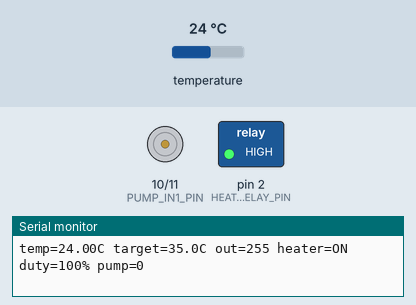
A sketch run on a simulated Arduino Uno, built with avr-gcc and run on an emulated ATmega328P. Shown: motor-driver pin pairs drawn as motors (green arrow = first pin HIGH = forward, orange = second pin HIGH = backward, longer = more drive), switched loads named in the sketch (green lamp = pin HIGH), the last lines printed to the serial monitor. The inputs (shaded band) are chosen by the test bench; at power-on: temperature 24 °C.

Above: at 2.4 s.
2.5 s: temperature set to 33 °C
At 4.6 s:
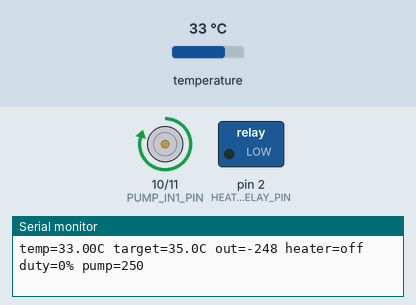
6.2 s: temperature set to 28 °C
At 7.94 s:
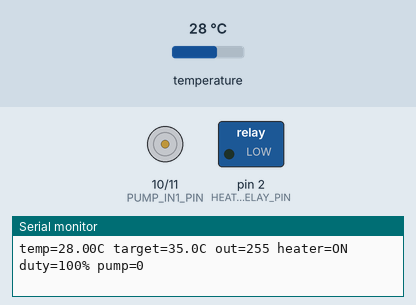
9.5 s: temperature set to 27.3 °C
11.0 s: temperature set to 33 °C
At 13.2 s:
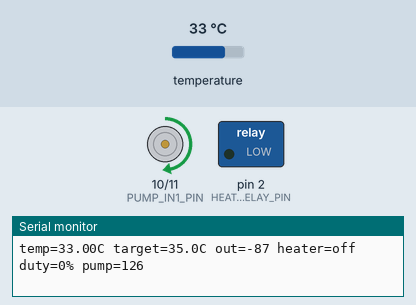
14.7 s: temperature set to 12 °C
At 16.9 s:
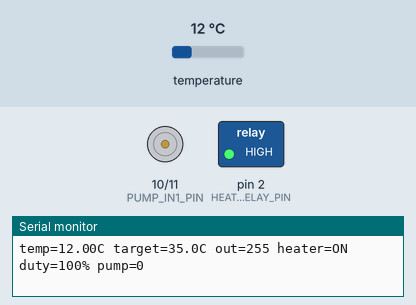
Timing chart, 0 to 18.4 s (numbered marks = the images above; inputs shaded):
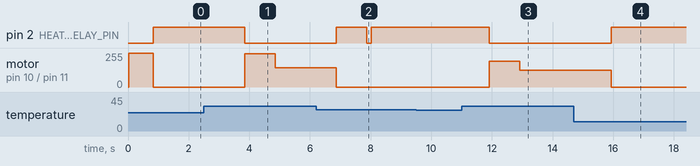

Measured:
- after the input at 2.5 s, pin 2 (HEATER_RELAY_PIN): HIGH → LOW after 1.4 s; motor on pin 10 (PUMP_IN1_PIN) / pin 11 (PUMP_IN2_PIN): stopped → forward 250/255 after 1.4 s, → forward 146/255 1.0 s later, → forward 145/255 1.0 s later
- after the input at 6.2 s, pin 2 (HEATER_RELAY_PIN): LOW → HIGH after 0.66 s, → LOW 1.0 s later, → HIGH 0.15 s later
- after the input at 11.0 s, pin 2 (HEATER_RELAY_PIN): HIGH → LOW after 0.92 s; motor on pin 10 (PUMP_IN1_PIN) / pin 11 (PUMP_IN2_PIN): stopped → forward 193/255 after 0.92 s, → forward 126/255 1.0 s later, → forward 125/255 1.0 s later
- after the input at 14.7 s, pin 2 (HEATER_RELAY_PIN): LOW → HIGH after 1.2 s

The sketch:

temperature_controller.ino
```cpp
// Physical aluminium-plate temperature control system
// Arduino + DS18B20 (OneWire) probe
//         + silicone heater pad driven through a relay module
//         + coolant pump driven through a DRV8833 low-voltage motor driver
//
// TWO actuators, ONE PID, SPLIT-RANGE output:
//
//        -255 ............. 0 ............. +255
//     full cooling       neither         full heat
//      (pump PWM)      (both off)     (heater relay)
//
// A single PID computes one "thermal demand" number. Positive demand runs the
// heater, negative demand runs the coolant pump, and neither runs at zero. The
// split guarantees the two actuators can never fight each other (heating and
// cooling simultaneously), which is what would happen if you gave each one its
// own independent loop.
//
// NOTE: this is a rework of the earlier revision of this sketch, where the
// heater ran at constant power and was NOT wired to the Arduino (single
// actuator, PID in REVERSE mode modulating only cooling). Because the heater
// is software-controlled now:
//   - The PID is DIRECT, not REVERSE. Output rises when the plate is too COLD.
//   - The fail-safe inverts. Previously a fault meant "pump to max" because the
//     heater could not be switched off. Now the primary safe action is to CUT
//     THE HEATER; max pump is only the secondary action.
//   - You no longer need the coolant loop to out-cool the heater at full power, since
//     the heat input is now modulated. The pump only has to reject the residual
//     heat while the heater is off.
//
// The heater relay is driven by time-proportional control ("slow PWM"): the
// PID's heat demand becomes an on-fraction of a multi-second window. You must
// NOT analogWrite() a mechanical relay -- at 490 Hz it would buzz, never fully
// close, and destroy its contacts in minutes. The window plus a minimum dwell
// time keeps switching down to a couple of transitions per window, which the
// plate's thermal mass smooths out.

#include <OneWire.h>
#include <DallasTemperature.h>
#include <PID_v1.h>

// ---------------- Pins (match the confirmed physical wiring) ----------------
const int ONE_WIRE_BUS     = 4;  // DS18B20 data pin (needs 4.7k pull-up to 5V)
const int HEATER_RELAY_PIN = 2;  // relay module signal in -> silicone heater pad
const int PUMP_IN1_PIN     = 10; // PWM -> DRV8833 IN1 (pump speed)
const int PUMP_IN2_PIN     = 11; // DRV8833 IN2, held LOW in software (fixed direction)

// DFRobot relay modules are ACTIVE HIGH: a HIGH on the signal pin energises the
// coil and connects COM to NO. (This is the opposite of the cheap blue
// opto-isolated SRD-05VDC modules, which are active LOW -- if you ever swap the
// module out, re-check this.) Active high is the safer polarity here: an Arduino
// that is reset, unprogrammed, or unpowered leaves the pin low, so the heater
// defaults to off.
// Verify it anyway with the click test in the commissioning notes below. Getting
// this backwards means the pad runs at 100% whenever the sketch thinks it is
// off, including during a fault.
const bool RELAY_ACTIVE_LOW = false;

// ---------------- Setpoint ----------------
double targetTempC = 35.0; // adjustable setpoint
const double MAX_SETPOINT_C = 45.0;

// ---------------- Safety limits ----------------
// Backstop sits well above the setpoint so ordinary tuning overshoot does not
// trip it, but far below anything that would damage the pad, tubing or plate.
const double MAX_SAFE_TEMP_C = 55.0;

// Plausible-reading window. Anything outside this is treated as a sensor fault
// rather than a real temperature.
const double MIN_PLAUSIBLE_C = -10.0;
const double MAX_PLAUSIBLE_C = 120.0;

// If no valid reading arrives within this long, assume the sensor died mid-run
// (cut cable, loose pull-up) and fail safe even though the last value looked OK.
const unsigned long SENSOR_TIMEOUT_MS = 3000;

// ---------------- Heater relay: time-proportional control ----------------
const unsigned long HEATER_WINDOW_MS   = 4000; // one full on/off cycle
const unsigned long MIN_RELAY_DWELL_MS = 500;  // shortest on OR off period
unsigned long windowStartMs = 0;
bool heaterOn = false;

// ---------------- Coolant pump ----------------
// Small 3V submersible pumps stall below roughly a quarter duty: they hum and
// draw current without moving water. Map any non-zero cooling demand into
// [MIN_PUMP_PWM, 255] so "a little cooling" is still real flow.
// Find your pump's actual stall point by hand before trusting this number.
const int MIN_PUMP_PWM = 60;

// ---------------- Sensor ----------------
OneWire oneWire(ONE_WIRE_BUS);
DallasTemperature sensors(&oneWire);

// DS18B20 at 12-bit resolution needs ~750 ms per conversion. We do NOT block
// for it: blocking would freeze the relay window and smear its timing. Instead
// we kick off a conversion, carry on running the control loop, and collect the
// result once it is ready.
const unsigned long CONVERSION_MS = 800;
bool conversionPending = false;
unsigned long conversionStartMs = 0;
unsigned long lastGoodReadingMs = 0;
bool haveReading = false;

// ---------------- PID ----------------
double currentTempC  = 0.0;
double controlOutput = 0.0; // -255 (full cool) .. +255 (full heat)

// Starting points only -- tune against your own rig (see notes at the bottom).
// Error is in degrees C, so Kp = 60 means 1 C below setpoint asks for roughly
// 24% heater duty, and the heater saturates around 4.3 C of error.
double Kp = 60.0, Ki = 0.6, Kd = 15.0;

// DIRECT: output rises as the measured temperature falls below the setpoint,
// i.e. too cold -> more heat. The cooling half of the range is reached by the
// output going negative when the plate overshoots, so there is no need for the
// REVERSE trick the single-actuator version used.
PID tempPID(&currentTempC, &controlOutput, &targetTempC, Kp, Ki, Kd, DIRECT);

// ---------------- Actuator helpers ----------------
void setHeater(bool on) {
  heaterOn = on;
  if (RELAY_ACTIVE_LOW) {
    digitalWrite(HEATER_RELAY_PIN, on ? LOW : HIGH);
  } else {
    digitalWrite(HEATER_RELAY_PIN, on ? HIGH : LOW);
  }
}

void setPump(int pwm) {
  if (pwm < 0)   pwm = 0;
  if (pwm > 255) pwm = 255;
  analogWrite(PUMP_IN1_PIN, pwm);
}

void setup() {
  Serial.begin(9600);

  // Write the OFF level BEFORE switching the pin to an output. On AVR the port
  // register defaults to 0, so pinMode(OUTPUT) drives the pin LOW -- harmless on
  // the active-high DFRobot module (LOW is off), but a momentary heater-ON pulse
  // at every reset if RELAY_ACTIVE_LOW is ever flipped back to true. Setting the
  // register while the pin is still an input makes this correct either way.
  digitalWrite(HEATER_RELAY_PIN, RELAY_ACTIVE_LOW ? HIGH : LOW);
  pinMode(HEATER_RELAY_PIN, OUTPUT);
  setHeater(false);

  pinMode(PUMP_IN1_PIN, OUTPUT);
  pinMode(PUMP_IN2_PIN, OUTPUT);
  // IN2 low + PWM on IN1 = one fixed direction, coasting between PWM pulses.
  // The pin is wired to the Arduino rather than to GND, so it must be driven
  // low here; leaving it floating would let the driver brake or reverse.
  digitalWrite(PUMP_IN2_PIN, LOW);
  setPump(0);

  sensors.begin();
  sensors.setResolution(12);
  sensors.setWaitForConversion(false); // non-blocking reads

  if (sensors.getDeviceCount() == 0) {
    Serial.println("WARNING: no DS18B20 found on pin 4 -- check the 4.7k pull-up to 5V");
  }

  tempPID.SetMode(AUTOMATIC);
  tempPID.SetOutputLimits(-255, 255); // negative half = cooling, positive = heating
  tempPID.SetSampleTime(1000);        // ms; the plate is thermal, so 1 Hz is sufficient

  windowStartMs = millis();
  sensors.requestTemperatures();
  conversionStartMs = millis();
  conversionPending = true;
}

// Cut heat, run the pump flat out, and park the PID. Used for both sensor
// faults and the over-temperature backstop.
void failSafe(const char *reason) {
  setHeater(false);
  setPump(255);
  controlOutput = -255.0;
  // MANUAL freezes the integrator so it cannot wind up while we are overriding
  // it. Returning to AUTOMATIC later re-seeds it from controlOutput, giving a
  // bumpless handover instead of a jump. (The proportional term still dominates
  // on resume, so seeding at -255 does not stall the recovery.)
  tempPID.SetMode(MANUAL);

  // Throttled, because this runs every pass while the fault persists -- and it
  // always fires for the first conversion at boot, before any reading exists.
  static unsigned long lastFaultPrintMs = 0;
  unsigned long now = millis();
  if (now - lastFaultPrintMs >= 1000) {
    lastFaultPrintMs = now;
    Serial.print("FAIL-SAFE: ");
    Serial.println(reason);
  }
}

void loop() {
  // Keep participant-set targets below the apparatus limit.
  if (targetTempC > MAX_SETPOINT_C) {
    targetTempC = MAX_SETPOINT_C;
  }

  unsigned long now = millis();

  // ---- collect a finished conversion, then immediately start the next ----
  if (conversionPending && (now - conversionStartMs >= CONVERSION_MS)) {
    double reading = sensors.getTempCByIndex(0);
    conversionPending = false;

    bool valid = (reading != DEVICE_DISCONNECTED_C) &&
                 (reading > MIN_PLAUSIBLE_C) &&
                 (reading < MAX_PLAUSIBLE_C);
    if (valid) {
      currentTempC = reading;
      lastGoodReadingMs = now;
      haveReading = true;
    }

    sensors.requestTemperatures();
    conversionStartMs = now;
    conversionPending = true;
  }

  // ---- fault checks ----
  bool sensorFault = !haveReading || (now - lastGoodReadingMs > SENSOR_TIMEOUT_MS);
  bool overTemp    = haveReading && (currentTempC >= MAX_SAFE_TEMP_C);

  if (sensorFault || overTemp) {
    failSafe(sensorFault ? "no valid DS18B20 reading -- heater OFF, pump MAX"
                         : "over temperature limit -- heater OFF, pump MAX");
    delay(200);
    return;
  }

  // Coming back from a fault: hand control back to the PID.
  if (tempPID.GetMode() == MANUAL) {
    tempPID.SetMode(AUTOMATIC);
  }

  tempPID.Compute(); // internally rate-limited to SetSampleTime

  // ---- split the single PID output across the two actuators ----
  double heatDemand = (controlOutput > 0) ?  controlOutput : 0; // 0..255
  double coolDemand = (controlOutput < 0) ? -controlOutput : 0; // 0..255

  // Heater: time-proportional. Clamp the on-time away from both ends of the
  // window so the relay always gets at least MIN_RELAY_DWELL_MS on and off,
  // instead of chattering on a 1% duty request.
  while (now - windowStartMs >= HEATER_WINDOW_MS) {
    windowStartMs += HEATER_WINDOW_MS;
  }
  unsigned long onMs = (unsigned long)((heatDemand / 255.0) * HEATER_WINDOW_MS + 0.5);
  if (onMs < MIN_RELAY_DWELL_MS) {
    onMs = 0;                                    // too small to be worth switching
  } else if (onMs > HEATER_WINDOW_MS - MIN_RELAY_DWELL_MS) {
    onMs = HEATER_WINDOW_MS;                     // effectively full power
  }
  setHeater((now - windowStartMs) < onMs);

  // Pump: real PWM, but skip the dead zone below the stall threshold.
  int pumpPwm = 0;
  if (coolDemand > 0) {
    pumpPwm = MIN_PUMP_PWM + (int)((coolDemand / 255.0) * (255 - MIN_PUMP_PWM));
  }
  setPump(pumpPwm);

  // ---- throttled telemetry (the loop itself runs far too fast to print every pass) ----
  static unsigned long lastPrintMs = 0;
  if (now - lastPrintMs >= 1000) {
    lastPrintMs = now;
    Serial.print("temp=");     Serial.print(currentTempC, 2);
    Serial.print("C target="); Serial.print(targetTempC, 1);
    Serial.print("C out=");    Serial.print((int)controlOutput);
    Serial.print(" heater=");  Serial.print(heaterOn ? "ON " : "off");
    Serial.print(" duty=");    Serial.print((int)((onMs * 100UL) / HEATER_WINDOW_MS));
    Serial.print("% pump=");   Serial.println(pumpPwm);
  }

  delay(10); // keep the loop responsive: the relay window and PWM update here
}

/*
 * WIRING NOTES (matches the pins at the top of this file)
 *
 * DS18B20 probe (OneWire, 3-wire external power mode):
 *   VDD  -> Arduino 5V
 *   GND  -> Arduino GND
 *   DATA -> Arduino pin 4, PLUS a 4.7k resistor from DATA to 5V (pull-up).
 *           This resistor is not optional -- without it every read returns -127.
 *
 * Silicone heater pad, via DFRobot relay module (active HIGH, 3-pin Gravity
 * header: signal / VCC / GND, plus a screw terminal for NC / COM / NO):
 *   module VCC (red)    -> Arduino 5V   (the coil draws tens of mA, more than one
 *   module GND (black)  -> Arduino GND   I/O pin should source -- never power the
 *   module signal (green/blue) -> pin 2  module from D2 itself)
 *   Pad supply (+) -> relay COM
 *   relay NO       -> pad (+)     (NO, so a dead Arduino or lost 5V = heater off.
 *                                  Do NOT use NC -- that inverts it and the pad
 *                                  runs whenever the board is off.)
 *   Pad supply (-) -> pad (-)
 *   Two checks before the pad goes anywhere near water:
 *   a) Confirm the polarity. Load this sketch with the pad DISCONNECTED and
 *      watch the module's LED: it should be dark at reset, then light and click
 *      as the loop calls for heat (with a cold probe it will sit at 100% duty,
 *      so it should latch on and stay on). If it is lit at reset instead, set
 *      RELAY_ACTIVE_LOW = true.
 *   b) Confirm the relay's contact rating exceeds the pad's current. The DFRobot
 *      modules are typically rated 10 A, so a low-voltage pad is comfortable.
 *      But if the pad is a MAINS (110/230 V) part rather than a low-voltage one,
 *      the switched side is lethal and the Gravity module's open screw terminal
 *      is not an appropriate way to carry it -- that needs a properly enclosed,
 *      strain-relieved build with no exposed conductors, sharing a breadboard
 *      with nothing. Get it checked by someone qualified before energising it.
 *
 * Coolant pump, via DRV8833 OUT1/OUT2:
 *   IN1 <- Arduino pin 10 (PWM, speed)
 *   IN2 <- Arduino pin 11 (driven LOW by this sketch, fixed direction)
 *   GND  <- common ground shared with Arduino GND
 *   VCC  <- motor-driver supply (+), set for the selected pump
 *   OUT1/OUT2 -> the pump's two leads
 *   If exposed, SLP/SLEEP/nSLEEP -> Arduino 5V. Modules that only expose
 *   IN1-IN4 handle the sleep connection on the board.
 *
 *   The selected pump is rated for 3 V. Do NOT connect the 12 V heater supply
 *   to this motor-driver circuit.
 *
 * COMMISSIONING ORDER (do these in sequence, do not skip ahead)
 *
 * 1. Sensor alone. Nothing else connected. Confirm the serial output tracks a
 *    known-good thermometer at room temperature and in warm water. Then mount
 *    it to the plate and compare against a contact thermometer. A stuck -127
 *    or 85.0 means a wiring/pull-up problem, not a control problem.
 * 2. Pump alone. Heater unplugged. Confirm the pump actually moves water and
 *    find the lowest PWM at which it reliably starts -- put that in
 *    MIN_PUMP_PWM. If it will not start from rest below ~100, raise the value.
 * 3. Relay alone, heater still disconnected. Verify polarity per (a) above.
 * 4. Open-loop heater test. Heater connected, pump off. Watch how fast the plate
 *    climbs and how long it keeps rising after you cut power -- that lag is the
 *    dead time, and it is what makes the loop overshoot. A long lag means you
 *    need a smaller Kp and a larger Kd.
 * 5. Closed loop, and only now tune. Set Ki = Kd = 0, raise Kp until the plate
 *    reaches roughly 35 C with a steady oscillation, then halve it. Add Ki to
 *    remove the remaining steady-state offset below setpoint -- go gently, it
 *    can cause slow creeping overshoot. Add Kd last, to damp overshoot when you
 *    step the setpoint.
 * 6. Verify the backstop deliberately. With the rig at temperature, temporarily
 *    lower MAX_SAFE_TEMP_C below the current reading and confirm the heater cuts
 *    and the pump goes to full. Then restore it. Also unplug the probe mid-run
 *    and confirm the same. A safety path you have never seen fire is not a
 *    safety path.
 *
 * WHY 35 C IS THE EASY DIRECTION TO GET WRONG
 *
 * At a 35 C setpoint, ambient is ~15 C below you and the pad is the only thing
 * pushing up, so the loop will spend most of its life on the heating half of the
 * range and barely touch the pump. That is expected. The pump matters during
 * overshoot recovery and setpoint step-downs, which is exactly when a badly
 * tuned Ki will have already carried you past 35 C.
 */
```
